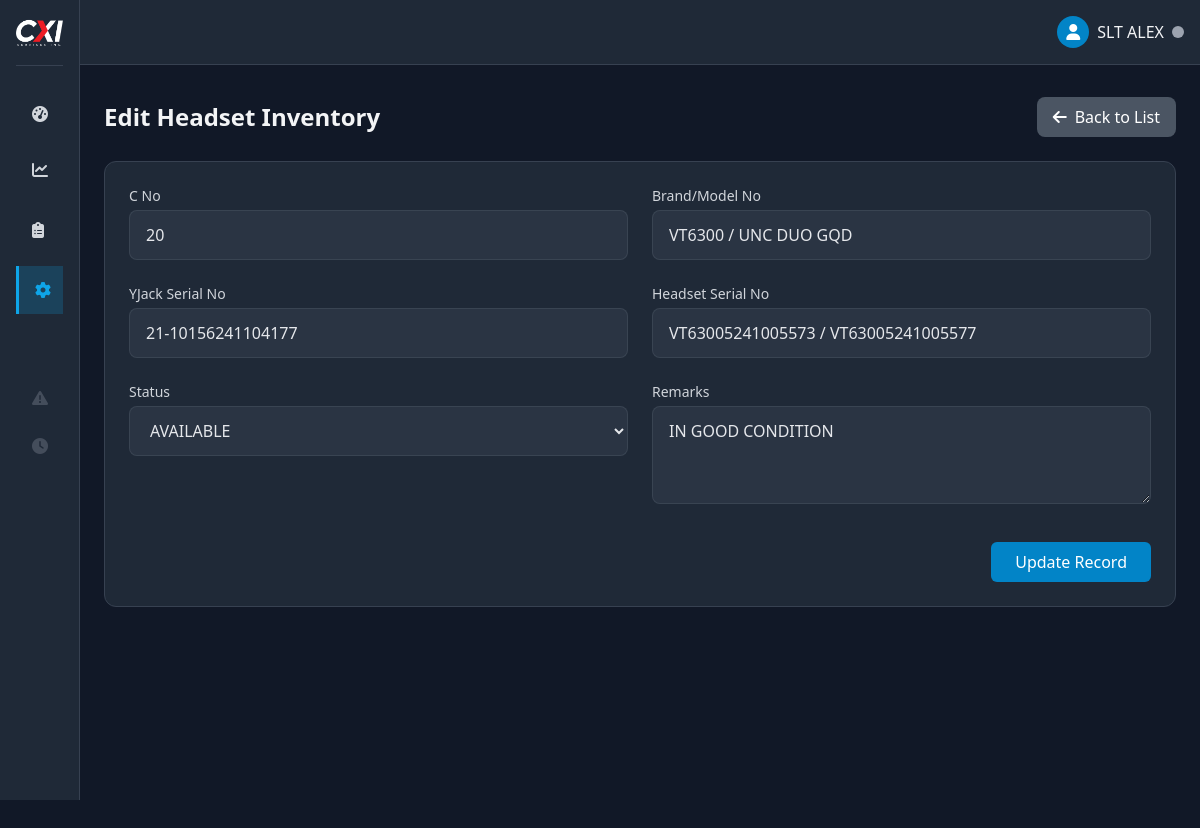
The app's page /admin/headset_inventory_form.php?id=23 (signed in) with its own data.
### tables this page shows
CREATE TABLE `headset_inventory` (
  `id` int(11) NOT NULL,
  `c_no` varchar(20) NOT NULL,
  `brand` varchar(100) NOT NULL,
  `yjack_serial_no` varchar(100) NOT NULL,
  `headset_serial_no` varchar(100) NOT NULL,
  `status` varchar(50) DEFAULT 'AVAILABLE',
  `remarks` text DEFAULT NULL,
  `date_created` timestamp NOT NULL DEFAULT current_timestamp()
);

### admin/headset_inventory_form.php (the view, shortened to what this page needs)
<?php
require_once '../includes/functions.php';
$id = isset($_GET['id']) ? (int)$_GET['id'] : 0;
$action = $id ? 'edit' : 'create';
$record = null;
if ($id) {
    try {
        $stmt = $pdo->prepare("SELECT * FROM headset_inventory WHERE id = ?");
        $stmt->execute([$id]);
        $record = $stmt->fetch();
    } catch (PDOException $e) {
        $_SESSION['error'] = "Error fetching record: " . $e->getMessage();
        redirect('inventory_tracker.php?tab=headset_inventory');
    }
}
require_once '../components/layout.php';
?>
<div class="pt-2 min-h-screen">
    <main class="p-6">
        <div class="flex justify-between items-center mb-6">
            <h1 class="text-2xl font-bold"><?= $action === 'create' ? 'Add New' : 'Edit' ?> Headset Inventory</h1>
            <a href="inventory_tracker.php?tab=headset_inventory" class="bg-gray-600 hover:bg-gray-500 text-white px-4 py-2 rounded-lg flex items-center">
                <i class="fas fa-arrow-left mr-2"></i> Back to List
            </a>
        </div>
        <form method="post" class="bg-gray-800 rounded-xl border border-gray-700 p-6">
            <div class="grid grid-cols-1 md:grid-cols-2 gap-6">
                <div>
                    <label for="c_no" class="block text-sm font-medium text-gray-300 mb-1">C No</label>
                    <input type="text" id="c_no" name="c_no" value="<?= $record ? htmlspecialchars($record['c_no']) : '' ?>" required
                           class="w-full px-4 py-3 bg-gray-700/50 border border-gray-600/50 rounded-lg text-gray-200"
                           style="text-transform: uppercase;">
                </div>
                <div>
                    <label for="brand" class="block text-sm font-medium text-gray-300 mb-1">Brand/Model No</label>
                    <input type="text" id="brand" name="brand" value="<?= $record ? htmlspecialchars($record['brand']) : '' ?>" required
                           class="w-full px-4 py-3 bg-gray-700/50 border border-gray-600/50 rounded-lg text-gray-200"
                           style="text-transform: uppercase;">
                </div>
                <div>
                    <label for="yjack_serial_no" class="block text-sm font-medium text-gray-300 mb-1">YJack Serial No</label>
                    <input type="text" id="yjack_serial_no" name="yjack_serial_no" value="<?= $record ? htmlspecialchars($record['yjack_serial_no']) : '' ?>"
                           class="w-full px-4 py-3 bg-gray-700/50 border border-gray-600/50 rounded-lg text-gray-200"
                           style="text-transform: uppercase;">
                </div>
                <div>
                    <label for="headset_serial_no" class="block text-sm font-medium text-gray-300 mb-1">Headset Serial No</label>
                    <input type="text" id="headset_serial_no" name="headset_serial_no" value="<?= $record ? htmlspecialchars($record['headset_serial_no']) : '' ?>"
                           class="w-full px-4 py-3 bg-gray-700/50 border border-gray-600/50 rounded-lg text-gray-200"
                           style="text-transform: uppercase;">
                </div>
                <div>
                    <label for="status" class="block text-sm font-medium text-gray-300 mb-1">Status</label>
                    <select id="status" name="status" required
                            class="w-full px-4 py-3 bg-gray-700/50 border border-gray-600/50 rounded-lg text-gray-200"
                            style="text-transform: uppercase;">
                        <option value="AVAILABLE" <?= $record && $record['status'] === 'AVAILABLE' ? 'selected' : '' ?>>AVAILABLE</option>
                    </select>
                </div>
                <div>
                    <label for="remarks" class="block text-sm font-medium text-gray-300 mb-1">Remarks</label>
                    <textarea id="remarks" name="remarks" rows="3"
                              class="w-full px-4 py-3 bg-gray-700/50 border border-gray-600/50 rounded-lg text-gray-200"
                              style="text-transform: uppercase;"><?= $record ? htmlspecialchars($record['remarks']) : '' ?></textarea>
                </div>
            </div>
            <div class="mt-8 flex justify-end">
                <button type="submit" class="bg-primary-600 hover:bg-primary-700 text-white px-6 py-2 rounded-md">
                    <?= $action === 'create' ? 'Create Record' : 'Update Record' ?>
                </button>
            </div>
        </form>
    </main>
</div>

### records on screen
headset_inventory: c_no "20", brand "VT6300 / UNC DUO GQD", yjack_serial_no "21-10156241104177", headset_serial_no "VT63005241005573 / VT63005241005577", status "AVAILABLE", remarks "IN GOOD CONDITION"

### other values on screen
$_SESSION['nickname'] "SLT ALEX"
